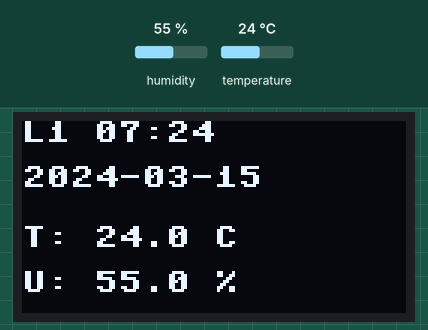
Recording of a program running on a simulated Raspberry Pi Pico running MicroPython. Parts: 128×64 one-colour display. The inputs (shaded band) are chosen by the test bench; at power-on: humidity 55 %, temperature 24 °C. WiFi joins after 1.5 s; the clock reads 2024-03-15 10:24:30 at power-on unless the program sets it; no MQTT or app messages arrive unless stated; what the program prints to the serial console is not drawn.

Above: at 2.5 s.

Measured:
- what the display in image 0 shows lasts 30.1 s, from 2.4 s to 32.5 s

The program:

Pico_W_Mato_Temperatura_Nuvem_local_ambos_2.py
```python
import network
import time
import machine
import binascii
from umqtt.simple import MQTTClient
import ntptime
from machine import Pin, I2C
import ssd1306
import dht

# ==================== Configuração de Periféricos ====================
try:
    # I2C nos pinos 0 (SDA) e 1 (SCL)
    i2c = I2C(0, scl=Pin(1), sda=Pin(0))
    oled = ssd1306.SSD1306_I2C(128, 64, i2c)
except:
    oled = None
    print("OLED não detectado.")

# DHT22 no pino 2
sensor = dht.DHT22(Pin(2))

# ==================== Configurações Wi-Fi e MQTT ====================
SSID = "Eliete_2G"
PASSWORD = "senha01957"
MQTT_SERVER_NUVEM = "163.176.182.91"
MQTT_SERVER_LOCAL = "192.168.15.14"
TOPIC_PUB_NUVEM = b"Urbano_Temperatura"
TOPIC_PUB_LOCAL = b"Urbano_Temperatura_Local"
FUSO_HORARIO_SEGUNDOS = -3 * 3600

# Variáveis de Estado
hostname_placa = ""
client_nuvem = None
client_local = None
wlan = None
leitura_numero = 0

# ==================== Funções de Tempo e Sincronismo ====================

def sincroniza_horario():
    """Tenta sincronizar o NTP e verifica se a data é válida."""
    max_tentativas = 5
    for i in range(max_tentativas):
        try:
            print(f"Sincronizando hora ({i+1}/5)...")
            ntptime.settime()
            if time.localtime()[0] > 2023:
                print("Relógio OK!")
                return True
        except:
            pass
        time.sleep(2)
    return False

def obter_horario_rtc():
    """Retorna o horário formatado (Brasília)."""
    t = time.localtime(time.time() + FUSO_HORARIO_SEGUNDOS)
    return "{:04}-{:02}-{:02} {:02}:{:02}:{:02}".format(*t[:6])

# ==================== Conectividade ====================

def conecta_tudo():
    global hostname_placa, wlan, client_nuvem, client_local
    wlan = network.WLAN(network.STA_IF)
    wlan.active(True)

    # Gera hostname baseado no MAC
    mac = binascii.hexlify(wlan.config('mac')).decode()
    hostname_placa = "Pico_Remoto_" + mac[-6:]
    wlan.config(hostname=hostname_placa)

    print(f"Conectando Wi-Fi como: {hostname_placa}")
    wlan.connect(SSID, PASSWORD)

    for _ in range(30):
        if wlan.isconnected(): break
        time.sleep(1)

    if wlan.isconnected():
        sincroniza_horario()
        # Conexão Brokers
        try:
            client_nuvem = MQTTClient(hostname_placa, MQTT_SERVER_NUVEM, user="icts", password="icts")
            client_nuvem.connect()
            print("Conectado Nuvem")
        except: print("Falha Broker Nuvem")

        try:
            client_local = MQTTClient(hostname_placa, MQTT_SERVER_LOCAL, user="icts", password="icts")
            client_local.connect()
            print("Conectado Local")
        except: print("Falha Broker Local")
        return True
    return False

def mostrar_dados(leitura_num, temp, hum, horario):
    if oled:
        oled.fill(0)
        oled.text(f"L{leitura_num} {horario[11:16]}", 0, 0)
        oled.text(horario[0:10], 0, 15)
        oled.text(f"T: {temp:.1f} C", 0, 35)
        oled.text(f"U: {hum:.1f} %", 0, 50)
        oled.show()

# ==================== Loop Principal ====================

try:
    conecta_tudo()

    while True:
        leitura_numero += 1

        # Monitor de conexão
        if not wlan.isconnected():
            conecta_tudo()

        try:
            sensor.measure()
            temp, hum = sensor.temperature(), sensor.humidity()
            horario_str = obter_horario_rtc()

            # Formata mensagem
            msg = f"{leitura_numero},{horario_str},{temp:.1f},{hum:.1f},{hostname_placa}"
            print(f"Enviando: {msg}")

            # Publicação MQTT Nuvem
            try:
                client_nuvem.publish(TOPIC_PUB_NUVEM, msg.encode())
            except:
                # Tenta reconectar se falhar
                try: client_nuvem.connect()
                except: pass

            # Publicação MQTT Local
            try:
                client_local.publish(TOPIC_PUB_LOCAL, msg.encode())
            except:
                try: client_local.connect()
                except: pass

            # Ciclo Inteligente do Display (Espera de 10 minutos / 600s)
            # Mantém o OLED ligado por 30s e desligado por 10s para não queimar
            tempo_espera = 600
            inicio = time.time()
            while (time.time() - inicio) < tempo_espera:
                # 30 Segundos Ligado
                mostrar_dados(leitura_numero, temp, hum, horario_str)
                for _ in range(30):
                    if (time.time() - inicio) >= tempo_espera: break
                    time.sleep(1)

                # 10 Segundos Desligado
                if oled: oled.fill(0); oled.show()
                for _ in range(10):
                    if (time.time() - inicio) >= tempo_espera: break
                    time.sleep(1)

        except Exception as e:
            print("Erro no ciclo:", e)
            time.sleep(10)

except Exception as e:
    print("Erro Crítico:", e)
    time.sleep(5)
    machine.reset()
```
